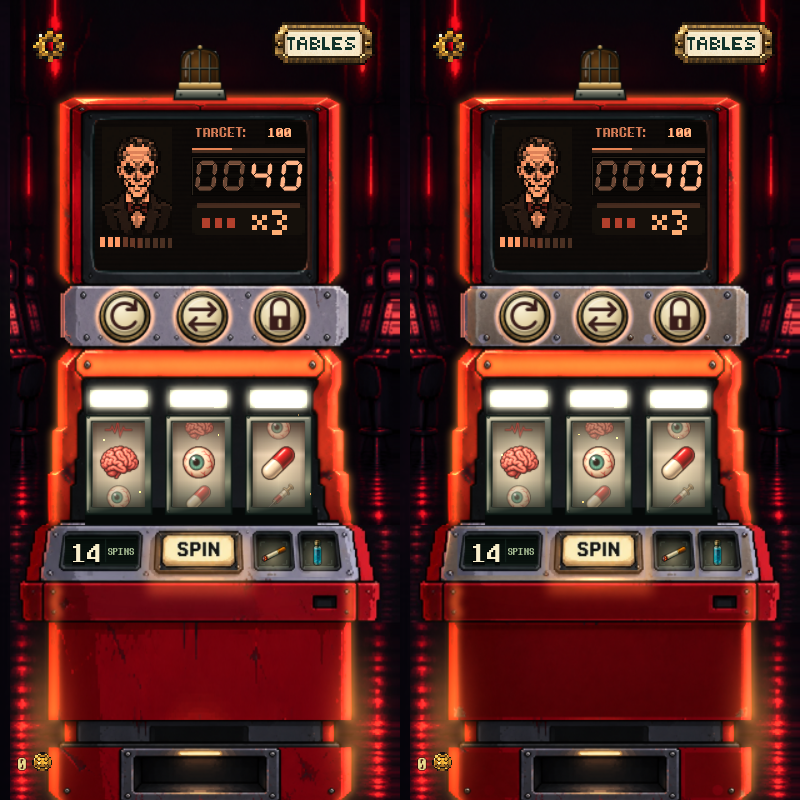
#> input picture docs/art-direction/machine-heat-x3.png, 800 x 800 px, given in place of idle-400x800.png, which was not available
$ python build_art_direction_review.py
#> lines starting #> are read from the running program, lines starting #| are printed output that depends on the picture; pictures that were not available may be replaced by others from this repository, and a replacement may not be noted
"""Assemble native-resolution comparisons from the real Godot framebuffer.

Run after debug_art_direction.gd before/after captures. This never renders game
art or upscales a layout-sized image. Pillow only arranges captured screenshots.
"""
from pathlib import Path
import shutil

from PIL import Image, ImageDraw

ROOT = Path(__file__).resolve().parents[1]
BEFORE = ROOT / "tmp/art-direction/before-motion"
AFTER = ROOT / "tmp/art-direction/after-final"
OUT = ROOT / "docs/art-direction"


def pair(label, filename):
#> called with label = 'idle-400x800', filename = 'machine-before-after-400x800.png'
    left = Image.open(BEFORE / f"{label}.png").convert("RGB")
#> left is the input picture: PIL image 800x800 RGB; mean R, G, B 80.7, 40.4, 35.7
    right = Image.open(AFTER / f"{label}.png").convert("RGB")
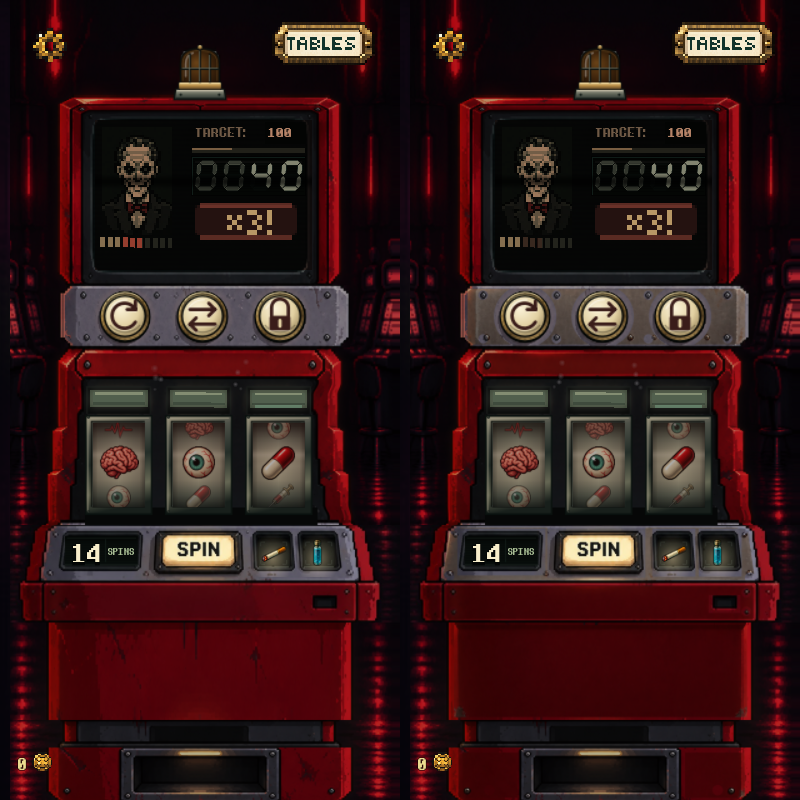
#> input picture docs/art-direction/machine-loss-x3.png, 800 x 800 px, given in place of idle-400x800.png, which was not available
#> right is the input picture: PIL image 800x800 RGB; mean R, G, B 49.3, 23.5, 23.5
    assert left.size == right.size
    board = Image.new("RGB", (left.width * 2, left.height))
#> board: PIL image 1600x800 RGB; every value is 0
    board.paste(left, (0, 0))
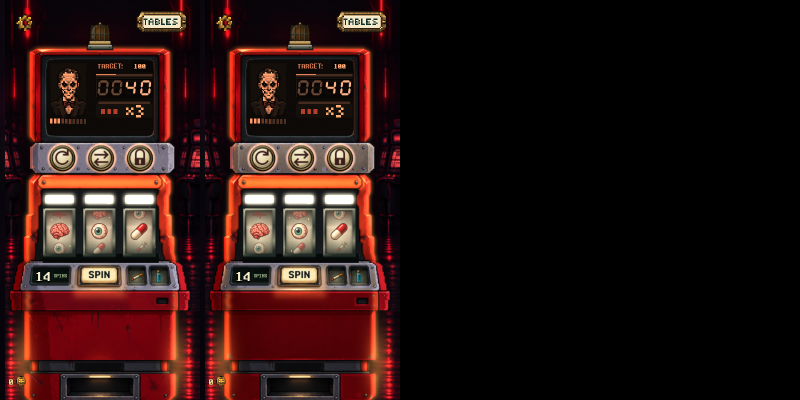
#> board: PIL image 1600x800 RGB (shown at 1/2 size); mean R, G, B 40.3, 20.2, 17.9
    board.paste(right, (left.width, 0))
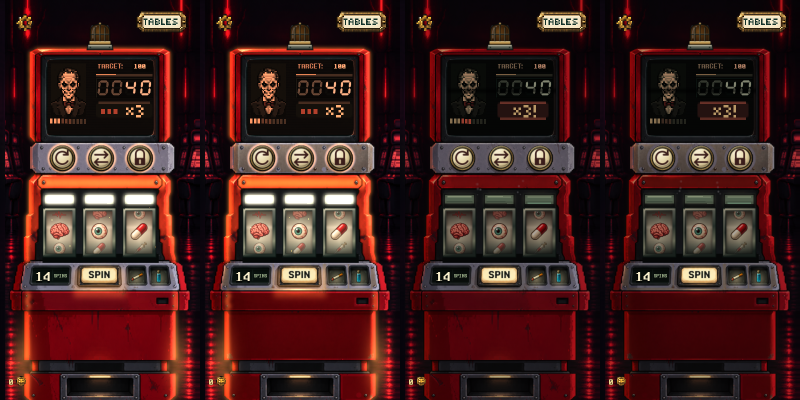
#> board: PIL image 1600x800 RGB (shown at 1/2 size); mean R, G, B 65, 32, 29.6
    board.save(OUT / filename, optimize=True)


def main():
    OUT.mkdir(exist_ok=True)
    for size in ("400x800", "540x960", "450x1000", "800x1000"):
        pair(f"idle-{size}", f"machine-before-after-{size}.png")
    for state in ("heat-x2", "heat-x3", "loss-x3", "targeting"):
        pair(state, f"machine-{state}.png")
    # Full-size motion frames at six points: motor travel, sequential stops,
    # settled reveal, heat and warning. No enlarged fake gameplay pixels.
    frames = [18, 36, 54, 90, 167, 221]
    board = Image.new("RGB", (2400, 830), "#111518")
    draw = ImageDraw.Draw(board)
    for column, frame in enumerate(frames):
        draw.text((column * 400 + 12, 8), f"Frame {frame} / 30 fps", fill="#e8dbc3")
        board.paste(Image.open(BEFORE / f"motion-{frame:04d}.png"), (column * 400, 30))
    board.save(OUT / "motion-sequence-before.png", optimize=True)
    shutil.copyfile(ROOT / "tmp/art-direction/families-board.png", OUT / "family-audit-overview.png")
    print("Native framebuffer comparisons written to docs/art-direction")


if __name__ == "__main__":
#> (the run stopped early here; a loop or call above may not have finished)
